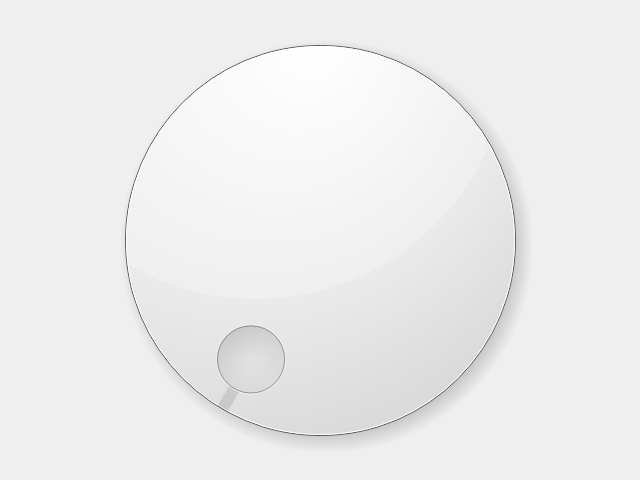
<?xml version="1.0" encoding="UTF-8"?>
<!-- SPDX-License-Identifier: MIT -->
<ui version="4.0">
 <class>DialHost</class>
 <widget class="QDial" name="DialHost">
  <property name="geometry">
   <rect>
    <x>0</x>
    <y>0</y>
    <width>640</width>
    <height>480</height>
   </rect>
  </property>
  <property name="windowTitle">
   <string>QDial</string>
  </property>
  <property name="toolTip">
   <string>QDial host</string>
  </property>
 </widget>

</ui>
